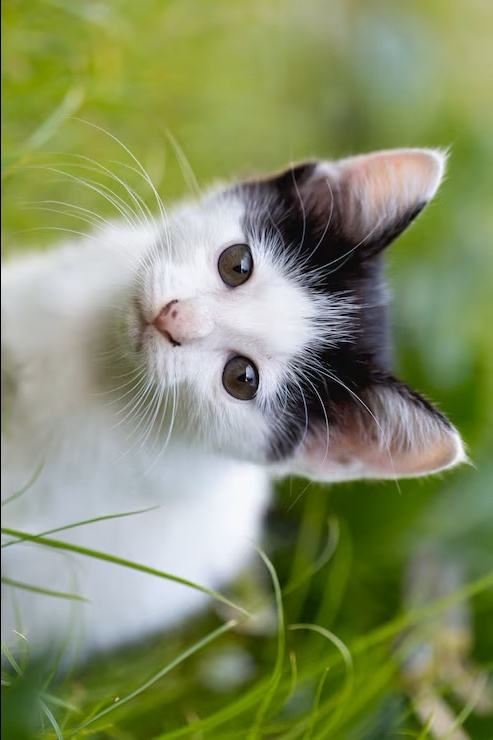
#> input picture Lab/Output/Q10_rotate_90.jpg, 493 x 740 px, given in place of image.jpg, which was not available
$ python Experiment-23.py
#> lines starting #> are read from the running program, lines starting #| are printed output that depends on the picture; pictures that were not available may be replaced by others from this repository, and a replacement may not be noted

import cv2
import os
import numpy as np

path = r"C:\Users\Senthil kumar\OneDrive\Desktop\image.jpg"
folder = os.path.join(os.path.dirname(path), "output")
os.makedirs(folder, exist_ok=True)
img = cv2.imread(path)
#> img is the input picture: shape (740, 493, 3); mean B, G, R 103.3, 143.6, 133.8

if img is None:
    print("Image not found!")
else:
    gray = cv2.cvtColor(img, cv2.COLOR_BGR2GRAY)
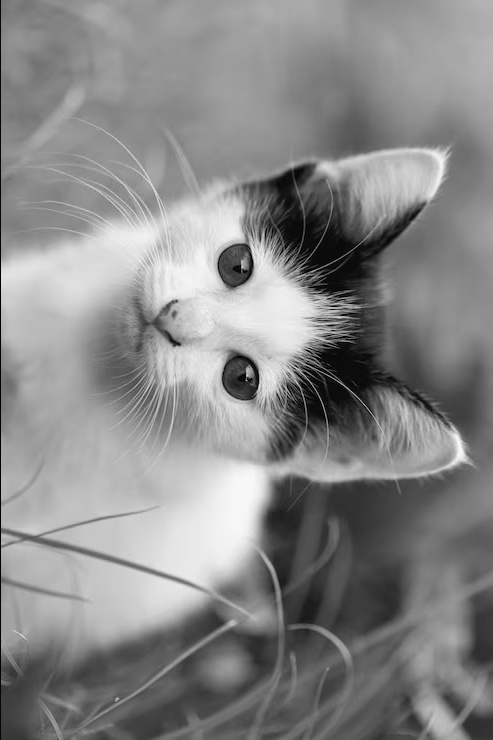
#> gray: shape (740, 493); min 0, max 250, mean 136.1
    kernel = np.ones((9,9), np.uint8)
    result = cv2.morphologyEx(gray, cv2.MORPH_TOPHAT, kernel)
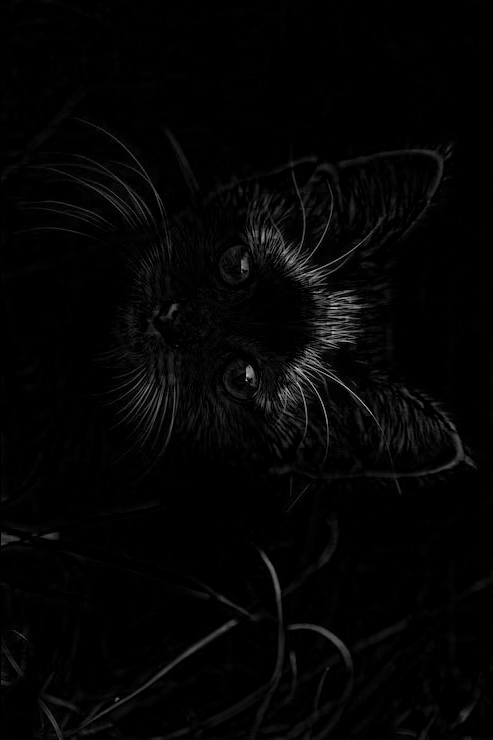
#> result: shape (740, 493); min 0, max 206, mean 4.3
    out = os.path.join(folder, "Q23_tophat.jpg")
    cv2.imwrite(out, result)
    cv2.imshow("Top Hat", result)
    print("Output saved:", out)
    cv2.waitKey(0)
    cv2.destroyAllWindows()

$ run again, on Lab/Output/Q11_rotate_180.jpg
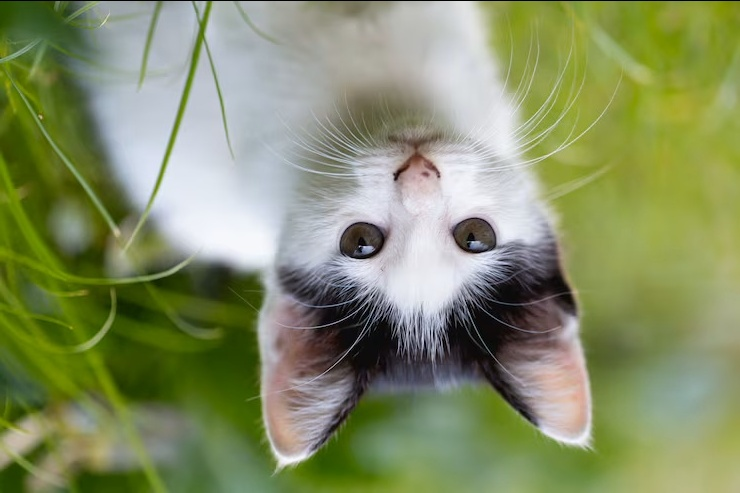
#> input picture Lab/Output/Q11_rotate_180.jpg, 740 x 493 px, given in place of image.jpg, which was not available
#> img is the input picture: shape (493, 740, 3); mean B, G, R 103.3, 143.6, 133.8
#> `gray = cv2.cvtColor(img, cv2.COLOR_BGR2GRAY)`:
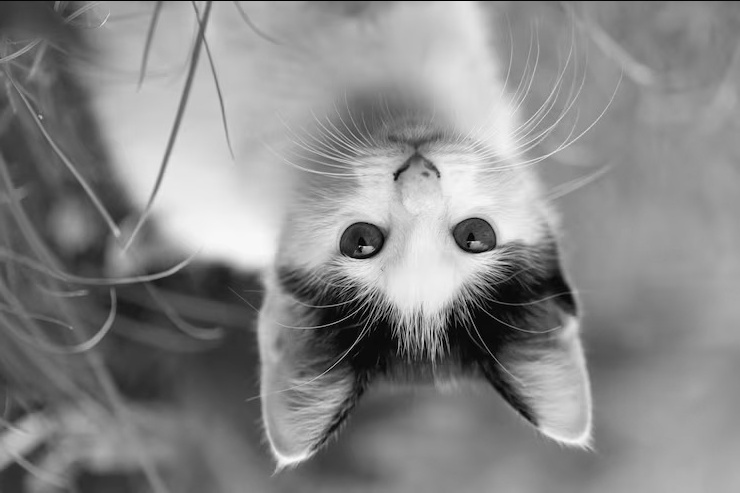
#> gray: shape (493, 740); min 0, max 249, mean 136.1
#> `result = cv2.morphologyEx(gray, cv2.MORPH_TOPHAT, kernel)`:
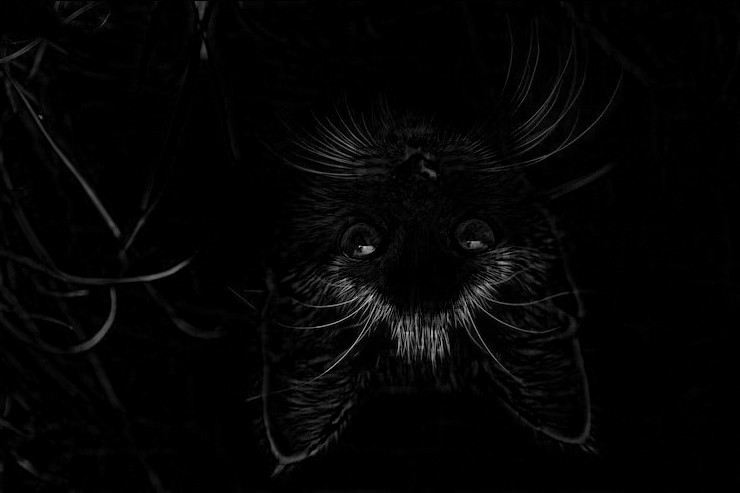
#> result: shape (493, 740); min 0, max 209, mean 4.3

$ run again, on Lab/Output/Q12_rotate_270.jpg
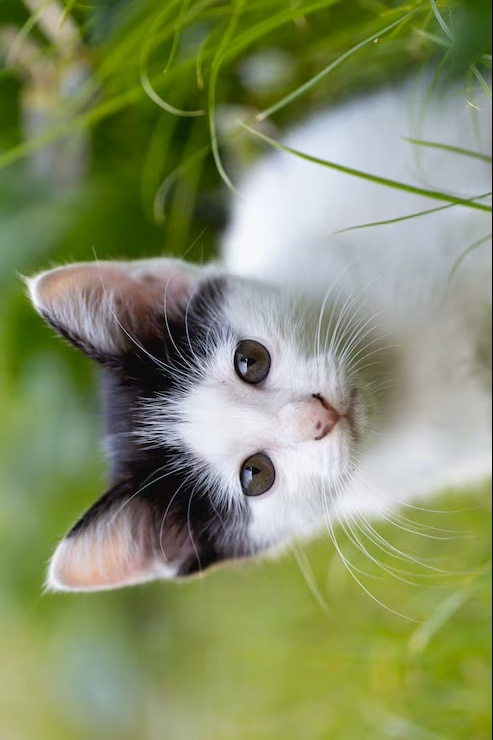
#> input picture Lab/Output/Q12_rotate_270.jpg, 493 x 740 px, given in place of image.jpg, which was not available
#> img is the input picture: shape (740, 493, 3); mean B, G, R 103.3, 143.6, 133.8
#> `gray = cv2.cvtColor(img, cv2.COLOR_BGR2GRAY)`:
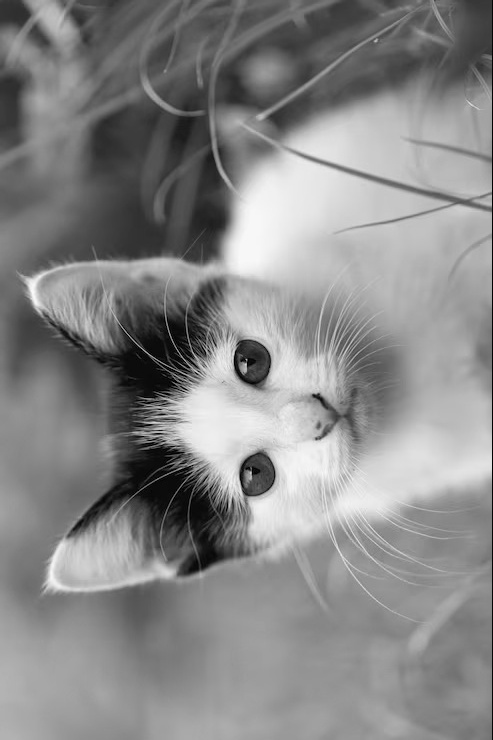
#> gray: shape (740, 493); min 0, max 249, mean 136.1
#> `result = cv2.morphologyEx(gray, cv2.MORPH_TOPHAT, kernel)`:
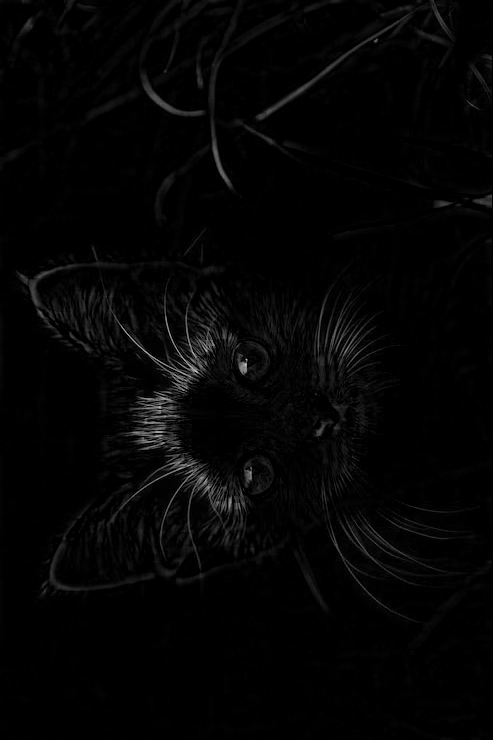
#> result: shape (740, 493); min 0, max 206, mean 4.3
